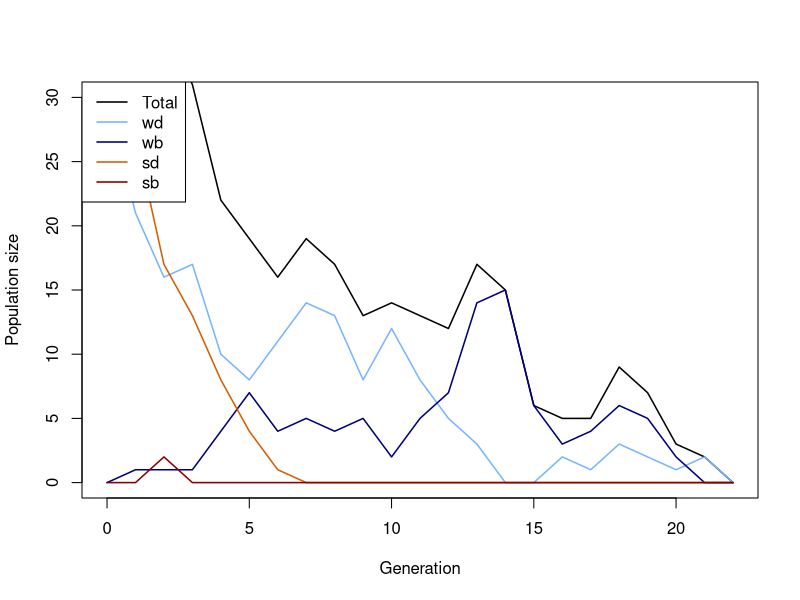
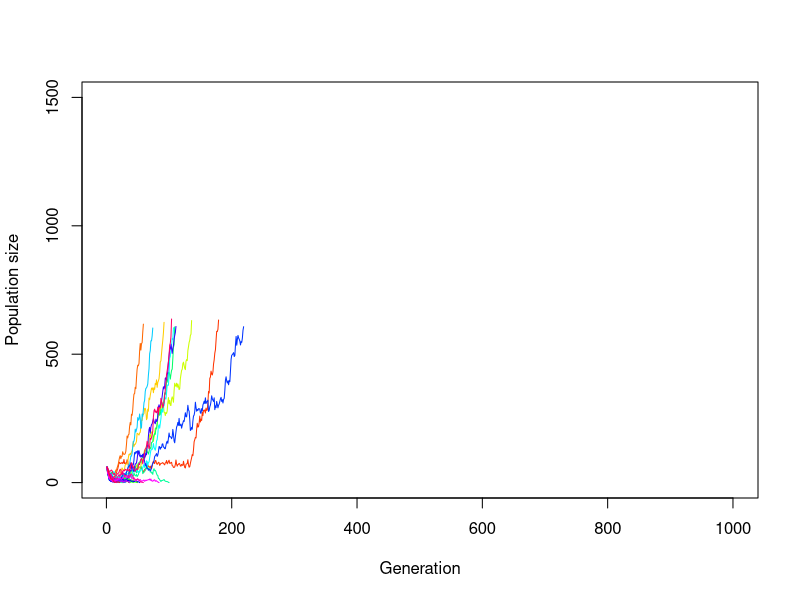
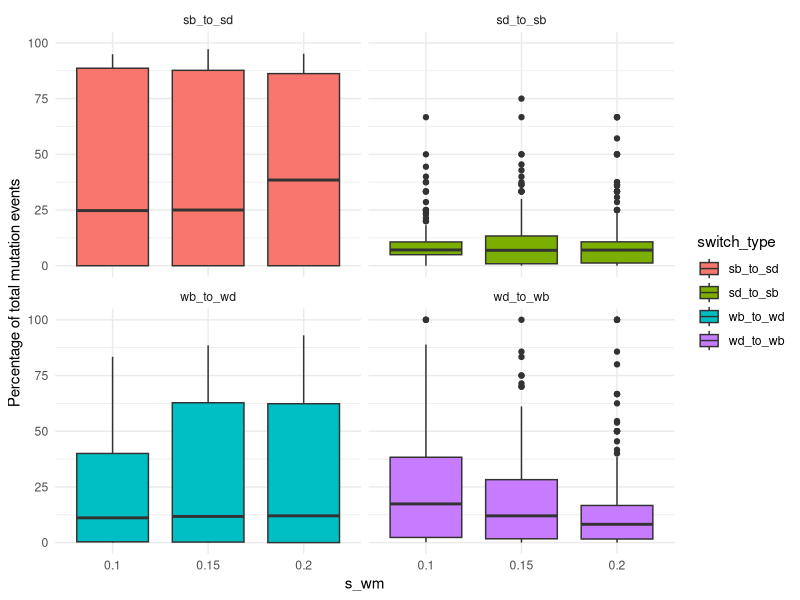
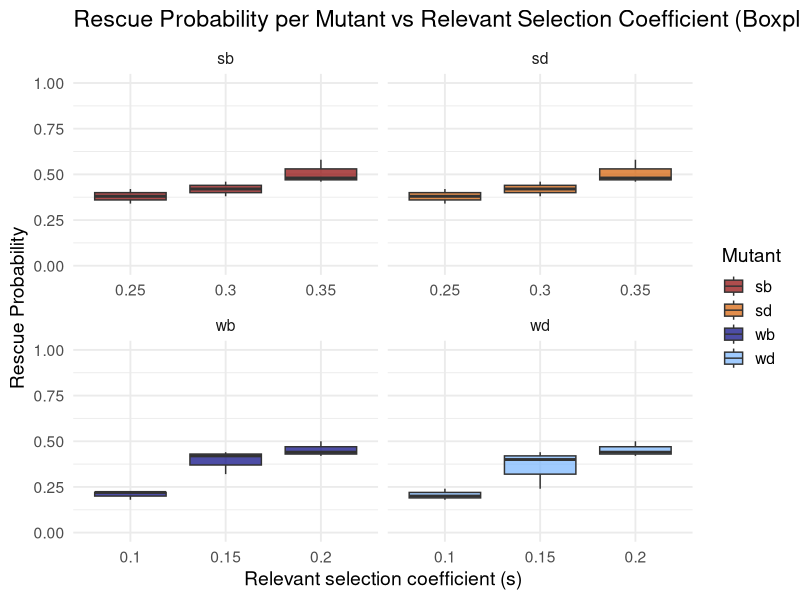
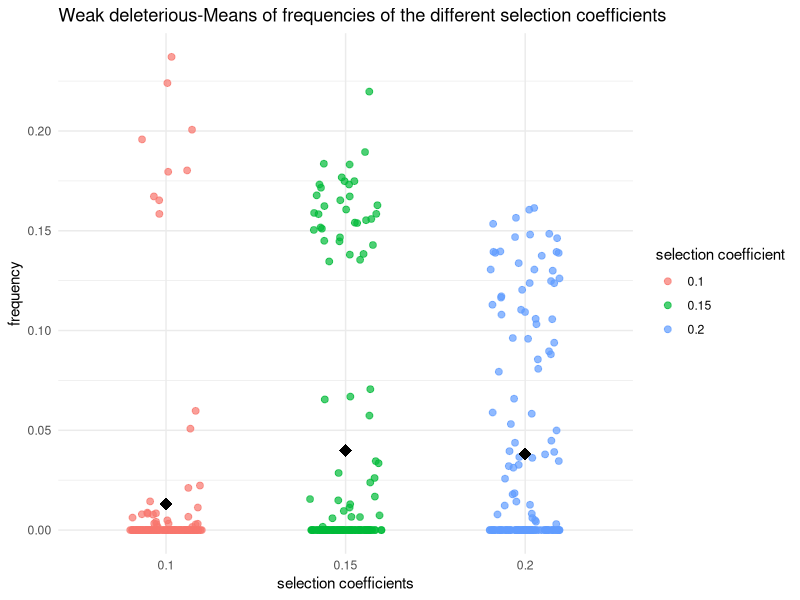
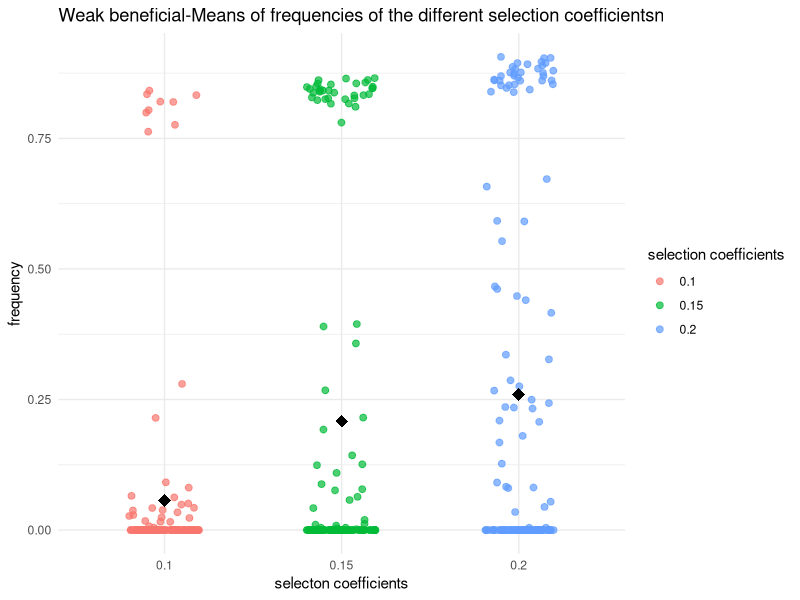
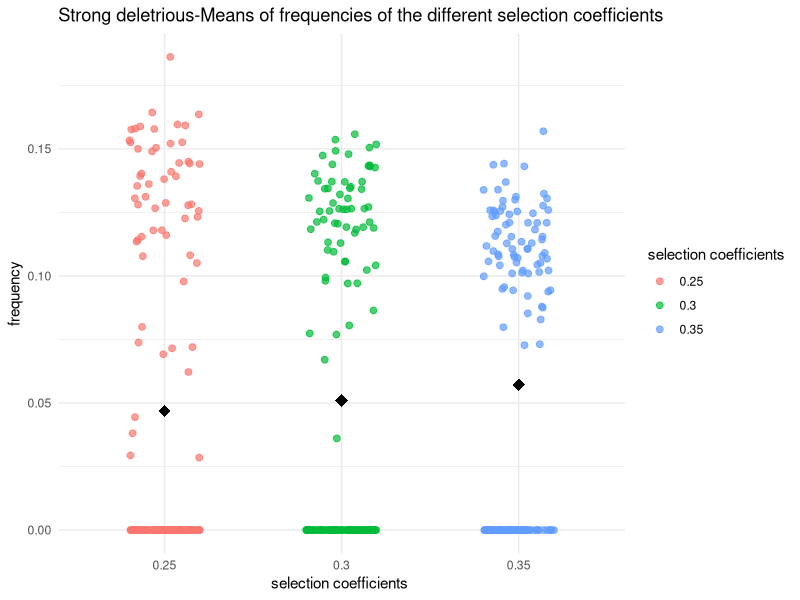
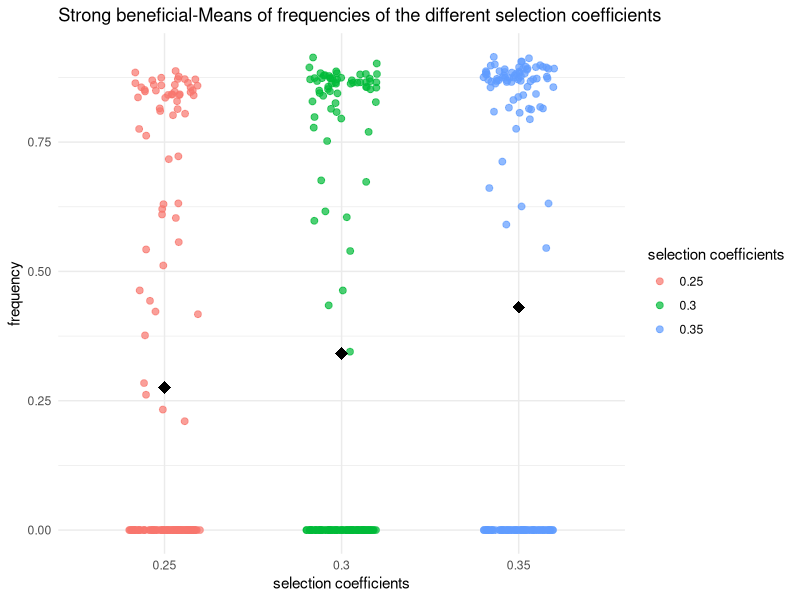

Source code (R) for these figures, in order:
## ---- chunk 1
# Function for simulating one generation in the Population
# adding the population sizes, decay rates, selection coefficients and mutation rates
simulate_one_gen <- function(N_wd, N_wb, N_sd, N_sb, decay_rate_wm, decay_rate_sm, s_wm, s_sm, m_rate_wm, m_rate_sm) {
  
  # draw Offspring according to Poisson Distribution
  # altered so all four different mutations are considered 
  # for deleterious mutations the s is calculated minus (negative effect) and for the beneficial mutation the s is added (positive effect)
  
  offsp_wd <- rpois(1, N_wd * (1-decay_rate_wm-s_wm))
  offsp_wb <- rpois(1, N_wb * (1-decay_rate_wm+s_wm))
  offsp_sd <- rpois(1, N_sd * (1-decay_rate_sm-s_sm))
  offsp_sb <- rpois(1, N_sb * (1-decay_rate_sm+s_sm))
  
  # draw changing Mutants according to Poisson Distribution
  # alterations considering the for different mutations 
  
  mut_wd_to_wb <- rpois(1, offsp_wd * m_rate_wm)
  mut_sd_to_sb <- rpois(1, offsp_sd * m_rate_sm)
  mut_wb_to_wd <- rpois(1, offsp_wb * m_rate_wm)
  mut_sb_to_sd <- rpois(1, offsp_sb * m_rate_sm)
  
  # determine new Population Sizes of all four Mutants (2 versions of weak Mutations   and 2   versions of strong Mutations)
  # to account for back mutations as well (beneficial to deleterious), mutations rates for these cases are added (mut_b_to_d)
  
  N_wd_new <- max(offsp_wd - mut_wd_to_wb+ mut_wb_to_wd,0)
  N_wb_new <- max(offsp_wb - mut_wb_to_wd+ mut_wd_to_wb,0)
  N_sd_new <- max(offsp_sd - mut_sd_to_sb+ mut_sb_to_sd,0)
  N_sb_new <- max(offsp_sb - mut_sb_to_sd+ mut_sd_to_sb,0)
  
  # with the return function, the new values for population sizes are stored
  
   # Return new population sizes and mutation changes
  return(list(
    N_wd_new = N_wd_new,
    N_wb_new = N_wb_new,
    N_sd_new = N_sd_new,
    N_sb_new = N_sb_new,
    mut_wb_to_wd = mut_wb_to_wd,
    mut_wd_to_wb = mut_wd_to_wb,
    mut_sb_to_sd = mut_sb_to_sd,
    mut_sd_to_sb = mut_sd_to_sb
  ))
}
  # with print we visualize the numbers we get for the population sizes and mutation changes, we simulate the population by setting our parameters to certain values 


print(simulate_one_gen(N_wd=30, N_wb=0, N_sd=30, N_sb=0, decay_rate_wm=0.05, decay_rate_sm=0.1, s_wm=0.1, s_sm=0.2, m_rate_wm=0.05, m_rate_sm=0.07))
## ---- chunk 2
# Simulation runs until the 1000th Generation

max_gen=1000

#With this function we simulate over generations, we put initial population sizes of the four mutations, with the parameter max_gen we determine that our simulation maximally runs until the 1000th generation

simulate_pop <- function(init_wd, init_wb,  init_sd, init_sb, decay_rate_wm, decay_rate_sm, s_wm, s_sm, m_rate_wm, m_rate_sm, max_gen) {
  
  # Create the Vector in which to save the Results
  pop_vector <- c(init_wd,init_wb, init_sd, init_sb)
  
  # initiate the variables
  pop_new <- c(init_wd, init_wb, init_sd, init_sb)
  
  # defining counters for mutation changes
  count_wb_to_wd <- 0
  count_wd_to_wb <- 0
  count_sb_to_sd <- 0
  count_sd_to_sb <- 0
  total_mut_events <- 0
  
  # run the Simulation until Generation max_gen
  for (i in 1:(max_gen + 1)) {
    
    # redefine the current Population one Generation later
    results <- simulate_one_gen(pop_new[1],pop_new[2],pop_new[3],pop_new[4], decay_rate_wm, decay_rate_sm, s_wm, s_sm, m_rate_wm, m_rate_sm)
    
    # add the new Population Sizes to the Output Vector
    pop_new <- c(results$N_wd_new, results$N_wb_new, results$N_sd_new, results$N_sb_new)
    pop_vector <- rbind(pop_vector,pop_new)
    
     # count for tracking Mutations
    count_wb_to_wd <- count_wb_to_wd + results$mut_wb_to_wd
    count_wd_to_wb <- count_wd_to_wb + results$mut_wd_to_wb
    count_sb_to_sd <- count_sb_to_sd + results$mut_sb_to_sd
    count_sd_to_sb <- count_sd_to_sb + results$mut_sd_to_sb
    total_mut_events <- total_mut_events + results$mut_wb_to_wd + results$mut_wd_to_wb +
      results$mut_sb_to_sd + results$mut_sd_to_sb
      
    # Condition to stop the Simulation before max_gen: either the Population exceeds 10 Times the Original Population Size, or it goes extinct
    
    if ((sum(pop_new) >= 10 * sum(c(init_wd, init_wb, init_sd, init_sb))) || sum(pop_new) == 0)
      break

}
    # calculating Mutation Frequencies percent
    if (total_mut_events > 0) {
    freq_wb_to_wd <- 100 * count_wb_to_wd / total_mut_events
    freq_wd_to_wb <- 100 * count_wd_to_wb / total_mut_events
    freq_sb_to_sd <- 100 * count_sb_to_sd / total_mut_events
    freq_sd_to_sb <- 100 * count_sd_to_sb / total_mut_events
  } else {
    freq_wb_to_wd <- freq_wd_to_wb <- freq_sb_to_sd <- freq_sd_to_sb <- 0
  }  
  # Define the Row and Column Names of the Output Vector
  rownames(pop_vector) <- (0:max_gen)[1:length(pop_vector[,1])] 
  
  # the colom-names in our vectors are according to our mutations (wd, wb, sd, sb)
  
  colnames(pop_vector) <- c("wd","wb", "sd", "sb")
  
    
  
  # Return mutation results
  return(list(
    population = pop_vector,
    switch_stats = data.frame(
      wb_to_wd = freq_wb_to_wd,
      wd_to_wb = freq_wd_to_wb,
      sb_to_sd = freq_sb_to_sd,
      sd_to_sb = freq_sd_to_sb
    )
  ))
}
  



# Test the Function and plot the Result

max_gen <- 100

# Simulation Data with certain values determined

output <- simulate_pop(init_wd=30, init_wb=0,  init_sd=30, init_sb=0, decay_rate_wm=0.05, decay_rate_sm=0.1, s_wm=0.1, s_sm=0.2, m_rate_wm=0.05, m_rate_sm=0.07,max_gen)

# show the last few Lines of the Data Table

print(tail(output))

# extracting Population-Matrix 
pop_matrix <- output$population

# assign frequencies of mutation changes
switch_stats <- output$switch_stats


# determine x Axis Range 
x_range <- 0:(nrow(pop_matrix)-1)

# plot the Output
# this plots the total Population Size-black line visible in the plot
plot(x_range, pop_matrix[,1] + pop_matrix[,2] + pop_matrix[,3] + pop_matrix[,4],
     type='l', ylim=c(0,max(pop_matrix)), xlab="Generation", ylab="Population size",
     col="black", lwd=1.5)

# adding each mutant
lines(x_range, pop_matrix[,1], col="#77b5fe", lwd=1.5) # wd
lines(x_range, pop_matrix[,2], col="navyblue", lwd=1.5) # wb
lines(x_range, pop_matrix[,3], col="#D55E00", lwd=1.5) # sd
lines(x_range, pop_matrix[,4], col="darkred", lwd=1.5) # sb

# Legend
legend("topleft",
       legend=c("Total","wd","wb","sd","sb"),
       col=c("black","#77b5fe","navyblue","#D55E00","darkred"),
       lty=1, lwd=1.5)

# output of mutation changes in per cent
print(switch_stats)

## ---- chunk 3
# code for plotting the result of different populations in one plot
init_wd <- 30
init_wb <- 0
init_sd <- 30
init_sb <- 0
m_rate_wm <- 0.05 
m_rate_sm <- 0.07
decay_rate_wm <- 0.05
decay_rate_sm <- 0.1
s_wm <- 0.1
s_sm <- 0.2
max_gen <- 1000
replicates <- 30


# defining Data Frame to save one Row (Population Size for multiple Generations until max_gen) after one Loop
temp_output <- data.frame(array(NA, dim = c(0,max_gen)))
# defining Data Frame to save all Results from Loop
final_output <- data.frame(array(NA, dim = c(replicates,max_gen)))
# defining a Set of colors in order to color each Line differently
lines_colors <- rainbow(replicates)

# simulating a population multiple times
for (i in 1:replicates) {
  temp_output <- simulate_pop(
    init_wd, init_wb, init_sd, init_sb,
    decay_rate_wm, decay_rate_sm,
    s_wm, s_sm,
    m_rate_wm, m_rate_sm,
    max_gen = max_gen)
  # extract Pop Matrix
  pop_matrix <- temp_output$population
  
  # calculate Row Sums
  temp_output <- rowSums(pop_matrix[, c("wd", "wb", "sd", "sb")])
  # adding to Result Table
  final_output[i, 1:length(temp_output)]<-temp_output
}

# defining end_gen which is as long as the last Generation where the pop size is an actual Number and not NA yet
end_gen<-tail(which(!is.na(final_output[1,])), 1)
# Plot first Line / first Population
plot(x=1:max_gen,y=final_output[1,1:max_gen],type='l',ylim=c(0,max(1500, na.rm = TRUE)),xlab =  "Generation",ylab = "Population size", col = lines_colors[1])
# Loop for plotting each Row of Data Table / Population as a Line in the Plot
for (i in 1:replicates) {
  
  end_gen<-tail(which(!is.na(final_output[i,])), 1)
  # each line gets assigned to a Color of lines_colors
  lines(x=1:max_gen,y=final_output[i,1:max_gen], col=lines_colors[i])
  
  
}
## ---- chunk 4
# set some Parameters to fixed Values

init_wd <- 30
init_wb <- 0
init_sd <- 30
init_sb <- 0
m_rate_wm <- 0.05
m_rate_sm <- 0.07
decay_rate_wm <- 0.05
decay_rate_sm <- 0.1
s_wm <- 0.1
s_sm <- 0.2
max_gen <- 1000
# determine how often to run the Simulation for each set of Parameters
no_replicates <- 50


# set Parameters to vary
s_values_wm <- c(0.10,0.15,0.2)
s_values_sm <- c(0.25,0.30,0.35)
#Commented to vary always only one variable
#m_values_wm <- c(0.001,0.01,0.05)
#m_values_sm <- c(0.05,0.1,0.15)


# initialize Data Table - where to collect the Results
data_table <- c()
data_table_wd<- c()
data_table_wb<- c()
data_table_sd<- c()
data_table_sb<- c()
# empty list to save rescue results
rescue_results <- data.frame(
  s_wm = numeric(),
  s_sm = numeric(),
  replicate = integer(),
  rescued = integer()
)

# preparing list to save mutation changes (in per cent) for all replicates - only if they exist
switch_stats_all <- data.frame(
  s_wm = numeric(),
  s_sm = numeric(),
  replicate = integer(),
  wb_to_wd = numeric(),
  wd_to_wb = numeric(),
  sb_to_sd = numeric(),
  sd_to_sb = numeric()
)

library(dplyr)
library(ggplot2)
library(tidyr)

# define total runs and rescue count
total_runs<-0
rescue_count<-0
# run the Simulation across all chosen parameters
# loop over mutation rates
#for(mval_wm in m_values_wm){
 # for(mval_sm in m_values_sm){
    # loop over Selection strength
    for(sval_wm in s_values_wm){
      for(sval_sm in s_values_sm){
        # different Way of running many Simulations: make Replicates using "repeat" Function         with a counter i
        # reset Counter
        i<-1
        
        repeat {
          # increase Counter by one
          i<-i+1
          # defining total runs
          total_runs <- total_runs + 1
          # run the Simulation once
          one_run <- simulate_pop(init_wd, init_wb, init_sd, init_sb,
                                  decay_rate_wm, decay_rate_sm,
                                  sval_wm, sval_sm, m_rate_wm,m_rate_sm, max_gen)
          
          # determine total Population Sizes
         pop_matrix <- one_run$population


         total_size <- rowSums(pop_matrix)
          
  # defining popuation matrix
  pop_matrix <- one_run$population
  # calculating total size (1 row is equal to total pop size, meaning adding up all columns)
  total_size <- rowSums(pop_matrix)
# saving mutation changes  
 if (!is.null(one_run$switch_stats) && nrow(one_run$switch_stats) > 0) {
  switch_stats <- one_run$switch_stats
  switch_stats_all <- rbind(
    switch_stats_all,
    data.frame(
      s_wm = sval_wm,
      s_sm = sval_sm,
      replicate = i-1,
      wb_to_wd = switch_stats$wb_to_wd,
      wd_to_wb = switch_stats$wd_to_wb,
      sb_to_sd = switch_stats$sb_to_sd,
      sd_to_sb = switch_stats$sd_to_sb
    )
  )
}
          
          
          # determine final Population Size for each Mutant
          N_end_wd <- pop_matrix[nrow(pop_matrix), "wd"]
          N_end_wb <- pop_matrix[nrow(pop_matrix), "wb"]
          N_end_sd <- pop_matrix[nrow(pop_matrix), "sd"]
          N_end_sb <- pop_matrix[nrow(pop_matrix), "sb"]
        
          total_end <- N_end_wd + N_end_wb + N_end_sd + N_end_sb
          # introduce rescue count
         rescued_wd <- ifelse(N_end_wd > 0, 1, 0)
         rescued_wb <- ifelse(N_end_wb > 0, 1, 0)
         rescued_sd <- ifelse(N_end_sd > 0, 1, 0)
         rescued_sb <- ifelse(N_end_sb > 0, 1, 0)

         
          # save rescue outcome (rescue or extinction)
          rescue_results <- rbind(rescue_results,
            data.frame(
              s_wm = sval_wm,
              s_sm = sval_sm,
              replicate = i - 1,
              rescued_wd = rescued_wd,
              rescued_wb = rescued_wb,
              rescued_sd = rescued_sd,
              rescued_sb = rescued_sb
  )
)

          # determine Frequencies of each mutant in the final Population
          freq_wd <- ifelse(total_end > 0, N_end_wd / total_end, 0)
          freq_wb <- ifelse(total_end > 0, N_end_wb / total_end, 0)
          freq_sd <- ifelse(total_end > 0, N_end_sd / total_end, 0)
          freq_sb <- ifelse(total_end > 0, N_end_sb / total_end, 0)
          
          
          
          data_table_wd<- rbind(data_table_wd, c(sval_wm,freq_wd))
          data_table_wb<- rbind(data_table_wb, c(sval_wm, freq_wb))
          data_table_sd<- rbind(data_table_sd,c(sval_sm, freq_sd))
          data_table_sb<-rbind(data_table_sb, c (sval_sm,freq_sb))
          # enter the Data into the Table
          data_table <- rbind(data_table,c(m_rate_wm = 0.001,m_rate_sm = 0.005,sval_wm,sval_sm,N_end_wd,N_end_wb, N_end_sd, N_end_sb,freq_wd, freq_wb, freq_sd,freq_sb)) # note that we add the varying Parameters (Mutation Rate and Selection Strength for each Version of weak and strong Mutation) to the Table too
          # stop the repeated Computation after no_replicates times
          
          
          if(i>no_replicates) break
          
        }
      }
    }
  #}
#}

# Population over generations
print(one_run$population)
# Mutation changes in percent
print(switch_stats_all)



# Make sure data is a proper data frame
data_table_wd <- as.data.frame(data_table_wd)

# If the column names are missing or wrong, set them
colnames(data_table_wd) <- c("V1", "V2")

# Add an Index Column for plotting along x-axis
data_table_wd$Index <- 1:nrow(data_table_wd)

# plotting Mutation Changes with different s values
switch_long <- switch_stats_all %>%
  pivot_longer(cols = c(wb_to_wd, wd_to_wb, sb_to_sd, sd_to_sb),
               names_to = "switch_type",
               values_to = "percent")

ggplot(switch_long, aes(x = factor(s_wm), y = percent, fill = switch_type)) +
  geom_boxplot() +
  facet_wrap(~ switch_type) +
  labs(x = "s_wm", y = "Percentage of total mutation events") +
  theme_minimal()

# calculate Rescue Probability per Parameter Combination

rescue_summary <- rescue_results %>%
  group_by(s_wm, s_sm) %>%
  summarise(
    rescue_prob_wd = mean(rescued_wd),
    rescue_prob_wb = mean(rescued_wb),
    rescue_prob_sd = mean(rescued_sd),
    rescue_prob_sb = mean(rescued_sb),
    .groups = "drop"
  )

print(rescue_summary)


# Prepare rescue data
rescue_long <- rescue_summary %>%
  pivot_longer(
    cols = starts_with("rescue_prob_"),
    names_to = "mutant",
    values_to = "rescue_prob"
  ) %>%
  mutate(
    mutant = gsub("rescue_prob_", "", mutant),
    s_value = case_when(
      mutant %in% c("wd", "wb") ~ s_wm,
      mutant %in% c("sd", "sb") ~ s_sm
    )
  )

# Plotting Rescue Probability with different s values
library(ggplot2)

ggplot(rescue_long, aes(x = factor(s_value), y = rescue_prob, fill = mutant)) +
  geom_boxplot(alpha = 0.7) +
  scale_y_continuous(limits = c(0, 1)) +
  scale_fill_manual(values = c(
    "wd" = "#77b5fe", 
    "wb" = "navyblue", 
    "sd" = "#D55E00", 
    "sb" = "darkred"
  )) +
  facet_wrap(~ mutant, scales = "free_x") +
  labs(
    title = "Rescue Probability per Mutant vs Relevant Selection Coefficient (Boxplot)",
    x = "Relevant selection coefficient (s)",
    y = "Rescue Probability",
    fill = "Mutant"
  ) +
  theme_minimal(base_size = 14)


# plotting wd with different s values
  # making sure that its a data frame
data_table_wd <- as.data.frame(data_table_wd)
colnames(data_table_wd) <- c("V1", "V2")


  # Scatterplot of wd with jitter and mean 
library(ggplot2)
ggplot(data_table_wd, aes(x = factor(V1), y = V2, color = factor(V1))) +
  geom_jitter(width = 0.2, height = 0, size = 2, alpha = 0.7) +
  stat_summary(fun = mean, geom = "point", shape = 18, size = 4, color = "black") +
  labs(
    x = "selection coefficients",
    y = "frequency",
    color = "selection coefficient",
    title = "Weak deleterious-Means of frequencies of the different selection coefficients"
  ) +
  theme_minimal()

# plotting wb with different s values
  # making sure that its a data frame
data_table_wb <- as.data.frame(data_table_wb)
colnames(data_table_sb) <- c("V1", "V2")

# Scatterplot of wb with jitter and mean
ggplot(data_table_wb, aes(x = factor(V1), y = V2, color = factor(V1))) +
  geom_jitter(width = 0.2, height = 0, size = 2, alpha = 0.7) +
  stat_summary(fun = mean, geom = "point", shape = 18, size = 4, color = "black") +
  labs(
    x = "selecton coefficients",
    y = "frequency",
    color = "selection coefficients",
    title = "Weak beneficial-Means of frequencies of the different selection coefficientsn"
  ) +
  theme_minimal()

# plotting sd with different s values
  # making sure that its a data frame
data_table_sd <- as.data.frame(data_table_sd)

colnames(data_table_sd) <- c("V1", "V2")

  # Scatterplot of sd with jitter and mean
ggplot(data_table_sd, aes(x = factor(V1), y = V2, color = factor(V1))) +
  geom_jitter(width = 0.2, height = 0, size = 2, alpha = 0.7) +
  stat_summary(fun = mean, geom = "point", shape = 18, size = 4, color = "black") +
  labs(
    x = "selection coefficients ",
    y = "frequency",
    color = "selection coefficients",
    title = "Strong deletrious-Means of frequencies of the different selection coefficients"
  ) +
  theme_minimal()

# plotting sb with different s values
  # making sure that its a data frame
data_table_sb <- as.data.frame(data_table_sb)
colnames(data_table_sb) <- c("V1", "V2")

  # Scatterplot of sb with jitter and mean 
ggplot(data_table_sb, aes(x = factor(V1), y = V2, color = factor(V1))) +
  geom_jitter(width = 0.2, height = 0, size = 2, alpha = 0.7) +
  stat_summary(fun = mean, geom = "point", shape = 18, size = 4, color = "black") +
  labs(
    x = "selection coefficients",
    y = "frequency",
    color = "selection coefficients",
    title = "Strong beneficial-Means of frequencies of the different selection coefficients"
  ) +
  theme_minimal()


# mean Frequencies of each mutant
mean_freq_wd <- mean(freq_wd)*100
mean_freq_wb <- mean(freq_wb)*100
mean_freq_sd <- mean(freq_sd)*100
mean_freq_sb <- mean(freq_sb)*100

print(paste("Mean frequency of wd =", mean_freq_wd) )
print(paste("Mean frequency of wb =", mean_freq_wb) )
print(paste("Mean frequency of sd =", mean_freq_sd) )
print(paste("Mean frequency of sb =", mean_freq_sb) )

# define Column Names of Data Table
colnames(data_table) <- c("m_rate_wm","m_rate_sm","s_wm","s_sm","N_end_wd", "N_end_wb", "N_end_sd", "N_end_sb","freq_wd", "freq_wb", "freq_sd","freq_sb")
# show the first and last Lines of the Output
print(head(data_table))
print(tail(data_table))
## ---- chunk 5

#initial population-sizes of the deleterious mutations set to 30 
init_wd <- 30
init_wb <- 0
init_sd <- 30
init_sb <- 0
#decay-rates set to fixed values
decay_rate_wm <- 0.05
decay_rate_sm <- 0.1
s_wm <- 0.1
s_sm <- 0.2

max_gen <- 1000
no_replicates <- 50

#selection coefficients s and mutation rates m, varied (3 different values for both the weak and the strong strain)
s_values_wm <- c(0.10, 0.15, 0.20)
s_values_sm <- c(0.25, 0.30, 0.35)
m_values_wm <- c(4e-5, 5e-4, 6e-3)
m_values_sm <- c(7e-5, 8e-4, 9e-3)



#----strong mutation----

#in this part we set up a data frame to store the rescue results for the strong mutation, which then includes the selection coefficients and mutation rates of the strong mutation, stored as numeric values and the number of rescues for the strong beneficial and strong deleterious mutations 

rescue_results_strong <- data.frame(
  s_sm = numeric(),
  m_sm = numeric(),
  replicate = integer(),
  rescued_strong = integer()
)

#in a next step the m_values and s_values are varied (for both 3 different values as explained above), which is done for 50 replicates
for (mval in m_values_sm) {
  for (sval in s_values_sm) {
    for (rep in 1:no_replicates) {
      
      one_run <- simulate_pop(
        init_wd, init_wb, init_sd, init_sb,
        decay_rate_wm, decay_rate_sm,
        s_wm, sval, m_rate_wm, mval, max_gen
      )
      
      pop <- one_run$population
      N_sd = tail(pop[, "sd"], 1)
      N_sb = tail(pop[, "sb"], 1)
      
    #the strong strain is considered "alive" in our model, if the combined population-size of the strong beneficial and strong deleterious mutation is still bigger than 0
      
      strong_alive = as.integer((N_sd + N_sb) > 0)
      
  # in rescue_results_strong the paramters, selection coefficients and mutation rates are listed together with whether the population was rescued (1) or went extinct (0), this overview provides the results for each of the 50 replicates separate
      
      rescue_results_strong <- rbind(
        rescue_results_strong,
        data.frame(
          s_sm = sval,
          m_sm = mval,
          replicate = rep,
          rescued_strong = strong_alive
        )
      )
    }
  }
}

# in rescue_summary_strong the rescue-results are summarized, so that the probability is calculated for every combination of the mutation rates with the selection coefficients (equals to 3x3)

rescue_summary_strong <- rescue_results_strong %>%
  group_by(s_sm, m_sm) %>%
  summarise(rescue_prob_strong = mean(rescued_strong), .groups = "drop")

#----weak mutation----

#in this part we set up a data frame to store the rescue results for the weak mutation, which then includes the selection coefficients and mutation rates of the weak mutation, stored as numeric values and the number of rescues for the weak beneficial and weak deleterious mutations 

rescue_results_weak <- data.frame(
  s_wm = numeric(),
  m_wm = numeric(),
  replicate = integer(),
  rescued_weak = integer()
)

#in a next step the m_values and s_values are varied (for both 3 different values as explained above), which is done for 50 replicates

for (mval in m_values_wm) {
  for (sval in s_values_wm) {
    for (rep in 1:no_replicates) {
      
      one_run <- simulate_pop(
        init_wd, init_wb, init_sd, init_sb,
        decay_rate_wm, decay_rate_sm,
        sval, s_sm, mval, m_rate_sm, max_gen
      )
      
      pop <- one_run$population
      N_wd = tail(pop[, "wd"], 1)
      N_wb = tail(pop[, "wb"], 1)
      
      
   #the weak strain is considered "alive" in our model, if the combined population-size of the weak beneficial and weak deleterious mutation is still bigger than 0
      
      weak_alive = as.integer((N_wd + N_wb) > 0)
      
    # in rescue_results_weak the parameters, selection coefficients and mutation rates are listed together with whether the population was rescued (1) or went extinct (0), this overview provides the results for each of the 50 replicates separately
      
      rescue_results_weak <- rbind(
        rescue_results_weak,
        data.frame(
          s_wm = sval,
          m_wm = mval,
          replicate = rep,
          rescued_weak = weak_alive
        )
      )
    }
  }
}

# in rescue_summary_weak the rescue-results are summarized, so that the probability is calculated for every combination of the mutation rates with the selection coefficients (equals to 3x3)

rescue_summary_weak <- rescue_results_weak %>%
  group_by(s_wm, m_wm) %>%
  summarise(rescue_prob_weak = mean(rescued_weak), .groups = "drop")

# with the function ggplot, we this section produces the heatmaps for both the weak and strong bacterial strain separately, blue colour indicating 0 rescue probability, red indicating the highest rescue probability (in our case up to approximately 0.20)

ggplot(rescue_summary_strong,
       aes(x = factor(s_sm), y = factor(m_sm), fill = rescue_prob_strong)) +
  geom_tile(color = "white") +  
  scale_fill_gradient(low = "blue", high = "red", limits = c(0, 0.2), oob = scales::squish) +
  labs(title = "Rescue Probability — Strong Strain",
       x = "Strong selection coefficient",
       y = "Strong mutation rate",
       fill = "Rescue Prob.") +
  theme_minimal()


ggplot(rescue_summary_weak,
       aes(x = factor(s_wm), y = factor(m_wm), fill = rescue_prob_weak)) +
  geom_tile(color = "white") +
  scale_fill_gradient(low = "blue", high = "red", limits = c(0, 0.2), oob = scales::squish) +
  labs(title = "Rescue Probability — Weak Strain",
       x = "Weak selection coefficient",
       y = "Weak mutation rate",
       fill = "Rescue Prob.") +
  theme_minimal()

# in this part, we want to compare how many times the strong strain "wins", how many times the weak strain "wins" and how often we get total extinction

#we create an empty data frame to store the results

competition_results <- data.frame(outcome = character())

#for each replicate it is determined 
for (rep in 1:no_replicates) {
  
  one_run <- simulate_pop(
    init_wd, init_wb, init_sd, init_sb,
    decay_rate_wm, decay_rate_sm,
    s_wm, s_sm, m_rate_wm, m_rate_sm, max_gen
  )
  
  pop <- one_run$population

#for both strains, with tail, the last value is taken and if the value is bigger than 0 the strain is considered alive, indicated with weak_alive and strong_alive 
  
  weak_alive   <- (tail(pop[, "wd"], 1) + tail(pop[, "wb"], 1)) > 0
  strong_alive <- (tail(pop[, "sd"], 1) + tail(pop[, "sb"], 1)) > 0

# with outcome, we asign the different cases to discriptions, if only weak is alive-->"weak wins", if only strong is alive--> "strong wins", if both are >0-->"both survive", if both go to extinction-->"total extinction"
  
 outcome <-
  if (weak_alive & !strong_alive) {
    "Weak wins"
  } else if (strong_alive & !weak_alive) {
    "Strong wins"
  } else if (strong_alive & weak_alive) {
    "Both survive"
  } else {
    "Total extinction"
  }

  
  competition_results <- rbind(
    competition_results,
    data.frame(outcome = outcome)
  )
}
competition_results$outcome <- factor(
  competition_results$outcome,
  levels = c("Weak wins", "Strong wins", "Total extinction", "Both survive")
)

# with ggplot, we create a barplot, which gives us the counts of the four different outcomes

ggplot(competition_results, aes(x = outcome)) +
  geom_bar(fill = "darkred") +
  labs(title = "Competition Outcomes",
       y = "Count", x = "")
